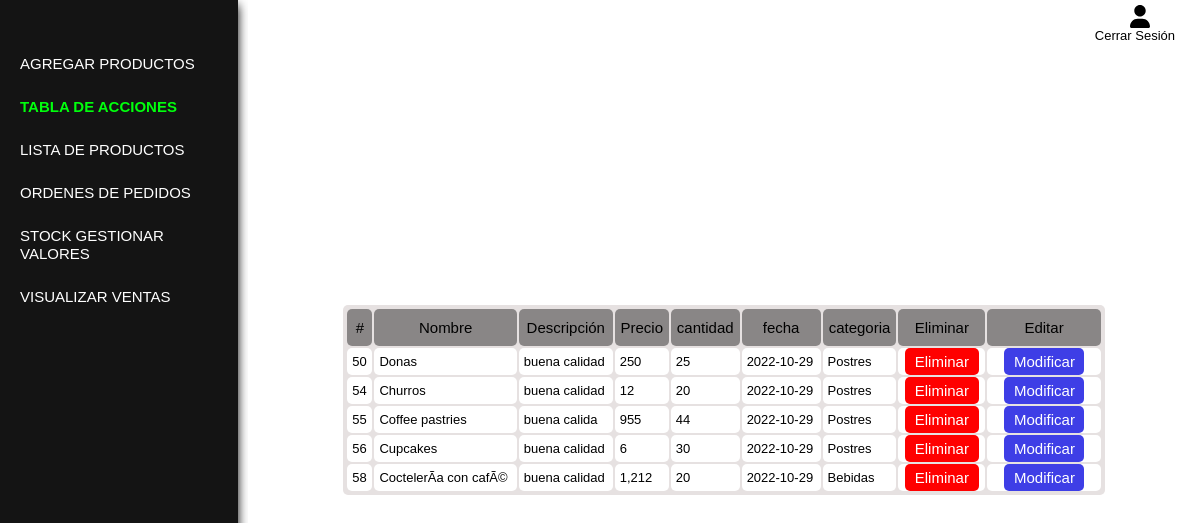
Page /vista/V-admin-table.php (signed in) on the committed database.
### tables this page shows
CREATE TABLE IF NOT EXISTS `proyectos` (
  `id` int(11) NOT NULL AUTO_INCREMENT,
  `nombre` varchar(500) NOT NULL,
  `imagen` varchar(255) NOT NULL,
  `descripcion` text NOT NULL,
  `precio` decimal(10,0) NOT NULL,
  `peso` varchar(20) NOT NULL,
  `categoria` varchar(20) NOT NULL,
  `date` date NOT NULL,
  `cantidad` varchar(20) NOT NULL,
  PRIMARY KEY (`id`)
);

### controlador/C-admin-table-ver.php (called while the page is built)
<?php
include('../Modelo/config.php');
$resultado = mysqli_query($conn, "SELECT * FROM `proyectos`") or die('query failed');
?>

### vista/V-admin-table.php (the view, shortened to what this page needs)
<?php
include('../controlador/C-admin-table-ver.php');
?>
<!DOCTYPE html>
<html lang="en">
<head>
    <link rel="stylesheet" href="../CSS/admin-style.css">
</head>
<body>
    <div class="cont-dashboard">
        <div class="con-cerrar">
            <div class="con-user">
                <img src="../IMG/user-solid (1).svg" alt="">
                <a href="../controlador/C-admin-cerrar.php">Cerrar sesión</a>
            </div>
        </div>
        <nav>
            <ul>
                <li><a href="./V-admin-insertar.php">Agregar productos</a></li>
                <li><a class="activo" href="#">Tabla de acciones</a></li>
                <li><a href="./V-admin-listado.php">Lista de productos</a></li>
                <li><a href="./V-admin-ordenes.php">Ordenes de pedidos</a></li>
                <li><a href="./V-admin-gestionar-valores.php">stock Gestionar valores</a></li>
                <li><a href="./V-admin-ventas.php">Visualizar ventas</a></li>
            </ul>
        </nav>
        <section>
            <?php if (mysqli_num_rows($resultado) > 0) { ?>
                <table>
                    <thead>
                        <tr>
                            <th>#</th>
                            <th>Nombre</th>
                            <th class="td-descrip">Descripción</th>
                            <th>Precio</th>
                            <th>cantidad</th>
                            <th>fecha</th>
                            <th>categoria</th>
                            <th>Eliminar</th>
                            <th>Editar</th>
                        </tr>
                    </thead>
                    <tbody>
                        <?php while ($proyectos = mysqli_fetch_assoc($resultado)) { ?>
                            <tr>
                                <td><?php echo $proyectos['id']; ?></td>
                                <td><?php echo $proyectos['nombre']; ?></td>
                                <td class="td-descrip"><?php echo $proyectos['descripcion']; ?></td>
                                <td><?php echo number_format($proyectos['precio']); ?></td>
                                <td><?php echo $proyectos['cantidad']; ?></td>
                                <td><?php echo $proyectos['date']; ?></td>
                                <td><?php echo $proyectos['categoria']; ?></td>
                                <td>
                                    <center><a class="btn-denger" onclick="return confirm('Desea eliminar este producto?');" href="../controlador/C-admin-table-borrar.php?borrar=<?php echo $proyectos['id']; ?>">Eliminar</a></center>
                                </td>
                                <td>
                                    <form class="form-portafolio" action="../controlador/C-admin-editar.php" method="post">
                                        <input class="btn-portafolio" type="submit" value="Modificar" name="submit">
                                    </form>
                                </td>
                            </tr>
                        <?php } ?>
                    </tbody>
                </table>
            <?php } else {
                echo "<h1 style='color:red;'>¡Ups no tienes productos para realizar acciones!</h1>";
            }
            ?>
        </section>
    </div>
</body>
</html>

### CSS/admin-style.css (style rules this page uses)
* { margin: 0; padding: 0; font-family: Arial, Helvetica, sans-serif; }
img { width: 100px; }
.cont-dashboard { display: flex; gap: 10px; }
nav { height: 100vh; width: 20%; background-color: rgb(20, 20, 20); box-shadow: 0 5px 10px rgb(0, 0, 0); }
ul { margin: 50px 0; }
li { list-style: none; margin: 15px 0; padding: 5px 20px; transition: .5s; }
a { text-decoration: none; font-size: 15px; color: rgb(255, 255, 255); font-weight: 500; text-transform: uppercase; }
.activo { color: rgb(0, 255, 13); font-weight: bold; }
section { height: 100vh; width: 80%; background-color: rgb(255, 255, 255); display: flex; justify-content: center; align-items: center; flex-wrap: wrap; overflow: auto; position: relative; }
form { display: flex; flex-direction: column; width: 490px; border: 1px solid rgba(0, 0, 0, 0.16); padding: 10px; box-shadow: 2px 3px 13px rgba(0, 0, 0, 0.728); }
input { height: 30px; outline: none; padding: 0 1px; margin: 2px 0 5px 0; }
table { background-color: rgb(230, 225, 225); width: 80%; border-radius: 5px; padding: 2px; }
th { background-color: rgba(0, 0, 0, 0.404); padding: 10px 5px; border-radius: 5px; color: rgb(0, 0, 0); font-weight: 300; font-size: 15px; }
td { background-color: white; padding: 0 5px; font-size: 13px; text-align: justify; border-radius: 5px; }
.form-portafolio { width: 100px; padding: 0; box-shadow: none; margin: auto; background-color: transparent; border: none; }
.btn-portafolio { width: 80px; margin: auto; background-color: rgb(62, 62, 230); color: white; font-weight: 100; height: auto; padding: 5px 10px; border: none; border-radius: 5px; font-size: 15px; cursor: pointer; transition: .5s; }
.btn-denger { width: 80px; margin: auto; background-color: rgb(255, 0, 0); color: white; font-weight: 100; padding: 5px 10px; text-transform: capitalize; border-radius: 5px; font-size: 15px; }
.con-cerrar { position: absolute; width: 100%; background: transparent; top: 0; z-index: 10; }
.con-user { background-color: transparent; display: flex; flex-direction: column; justify-content: center; align-items: center; width: 100%; }
.con-user img { width: 20px; display: block; align-self: flex-end; padding-right: 50px; padding-top: 5px; }
.con-user a { color: black; text-transform: capitalize; font-size: 13px; align-self: flex-end; padding-right: 25px; }

### rows in the picture
proyectos: id "50", nombre "Donas", descripcion "buena calidad", precio "250", cantidad "25", date "2022-10-29", categoria "Postres"
proyectos: id "54", nombre "Churros", descripcion "buena calidad", precio "12", cantidad "20", date "2022-10-29", categoria "Postres"
proyectos: id "55", nombre "Coffee pastries", descripcion "buena calida", precio "955", cantidad "44", date "2022-10-29", categoria "Postres"
proyectos: id "56", nombre "Cupcakes", descripcion "buena calidad", precio "6", cantidad "30", date "2022-10-29", categoria "Postres"
proyectos: id "58", nombre "CoctelerÃ­a con cafÃ©", descripcion "buena calidad", precio "1,212", cantidad "20", date "2022-10-29", categoria "Bebidas"
